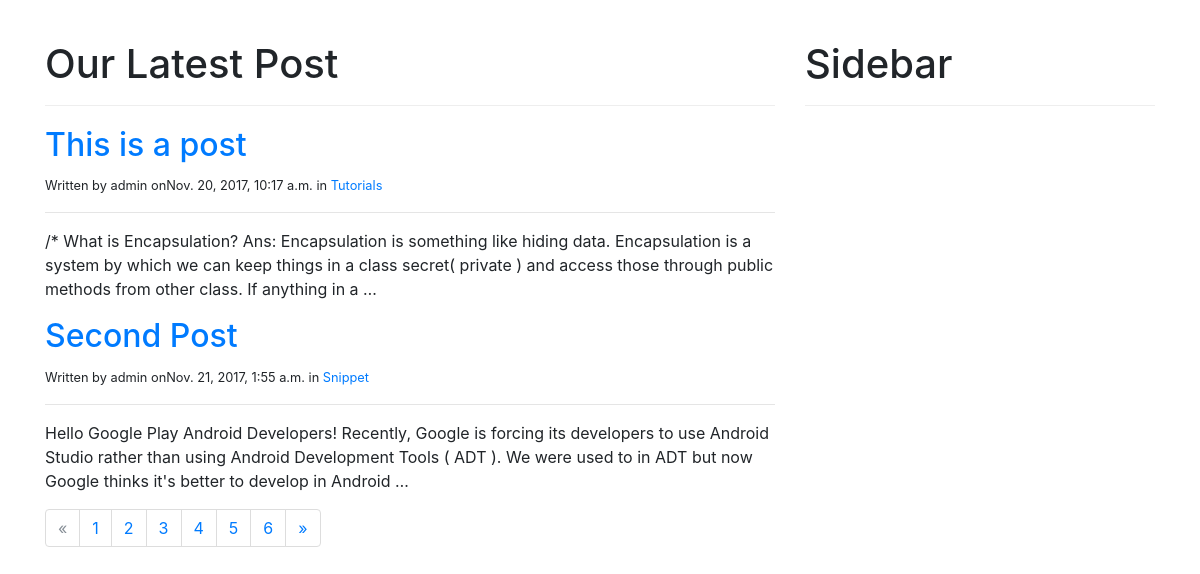
The page /blog/ on the database as committed earlier.
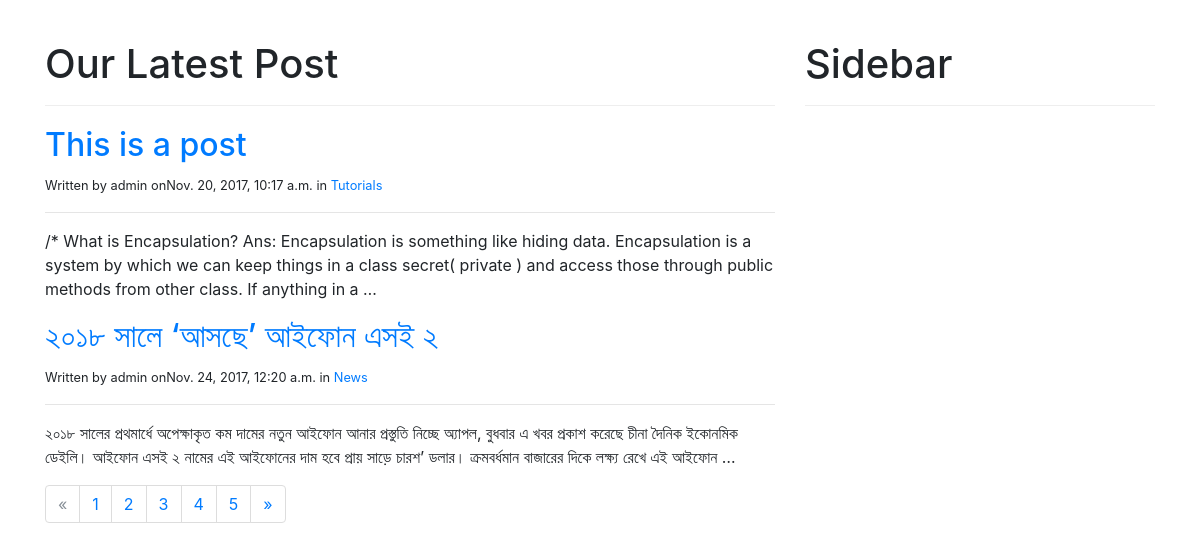
The same page on the database as committed later.
### blog/models.py (models this page shows, shortened)
class Post(models.Model):
    STATUS_CHOICES = (
        ('draft', 'Draft'),
        ('published', 'Published'),
    )
    category = models.ForeignKey(Category)
    title = models.CharField(max_length=250)
    slug = models.SlugField(max_length=250, unique=True)
    content = models.TextField()
    seo_title = models.CharField(max_length=250)
    seo_description = models.CharField(max_length=160)
    author = models.ForeignKey(User, related_name='blog_posts')
    published = models.DateTimeField(default=timezone.now)
    created = models.DateTimeField(auto_now_add=True)
    updated = models.DateTimeField(auto_now_add=True)
    status = models.CharField(max_length=9, choices=STATUS_CHOICES, default='draft')
    def get_absolute_url(self):
        return reverse('blog:post_detail', args=[self.slug])

class Category(models.Model):
    name = models.CharField(max_length=250)
    slug = models.SlugField(max_length=250, unique=True)
    class Meta:
        ordering = ('name',)
        verbose_name = 'category'
        verbose_name_plural = 'categories'
    def get_absolute_url(self):
        return reverse('blog:list_of_post_by_category', args=[self.slug])
    def __str__(self):
        return self.name

### blog/views.py (the view)
def list_of_post(request):
    post = Post.objects.filter(status='published')
    paginator = Paginator(post, 2)
    page = request.GET.get('page')
    try:
        posts = paginator.page(page)
    except PageNotAnInteger:
        posts = paginator.page(1)
    except EmptyPage:
        posts = paginator.page(paginator.num_pages)
    template = 'blog/post/list_of_post.html'
    context = {'posts': posts, 'page': page}
    return render(request, template, context)

### blog/templates/blog/post/list_of_post.html (shortened to what this page needs)
{% extends 'blog/base.html' %}
{% block content %}
<div class="row">
    <div class="col-md-8">
        <div class="page-header">
            <h1>Our Latest Post</h1>
        </div>
        {% for post in posts %}
            <h2><a href="{{ post.get_absolute_url }}">{{ post.title  }}</a></h2>
            <small>Written by {{ post.author }} on{{ post.published }}  in <a href="{{ post.category.get_absolute_url }}">{{ post.category }}</a> </small>
            <hr>
            {{ post.content|truncatewords:40|linebreaks }}
        {% endfor %}
        {% include 'blog/paginator.html' with page=posts %}
    </div>
    <div class="col-md-4">
        <div class="page-header">
            <h1>Sidebar</h1>
        </div>
    </div>
</div>
{% endblock %}

Rows that differ between the two databases and show on the page:
no longer on this page (row edited): Post: title "Second Post", author "admin", published "Nov. 21, 2017, 1:55 a.m.", category "Snippet", content "Hello Google Play Android Developers! Recently, Google is forcing its developers to use Android Studio rather than using Android Development Tools ( ADT ). We were used to in ADT but now Google thinks it's better to develop in Android …"
now on this page (row unchanged): Post: title "২০১৮ সালে ‘আসছে’ আইফোন এসই ২", author "admin", published "Nov. 24, 2017, 12:20 a.m.", category "News", content "২০১৮ সালের প্রথমার্ধে অপেক্ষাকৃত কম দামের নতুন আইফোন আনার প্রস্তুতি নিচ্ছে অ্যাপল, বুধবার এ খবর প্রকাশ করেছে চীনা দৈনিক ইকোনমিক ডেইলি। আইফোন এসই ২ নামের এই আইফোনের দাম হবে প্রায় সাড়ে চারশ’ ডলার। ক্রমবর্ধমান বাজারের দিকে লক্ষ্য রেখে এই আইফোন …"
Other text that changed with them:
list line gone: "6"
